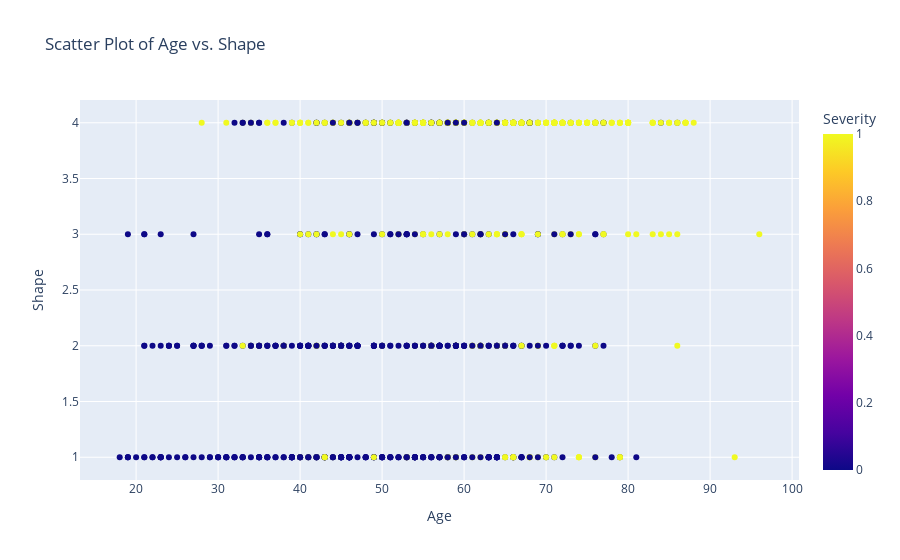
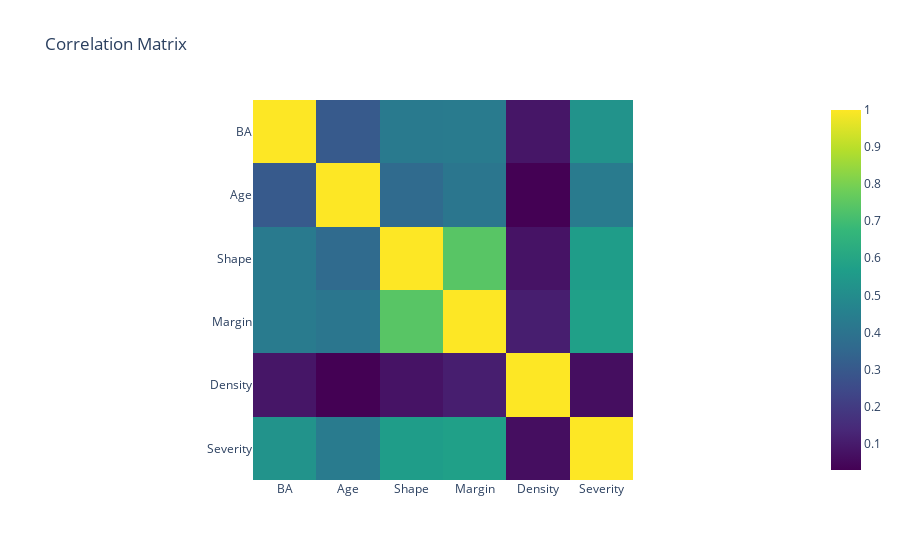
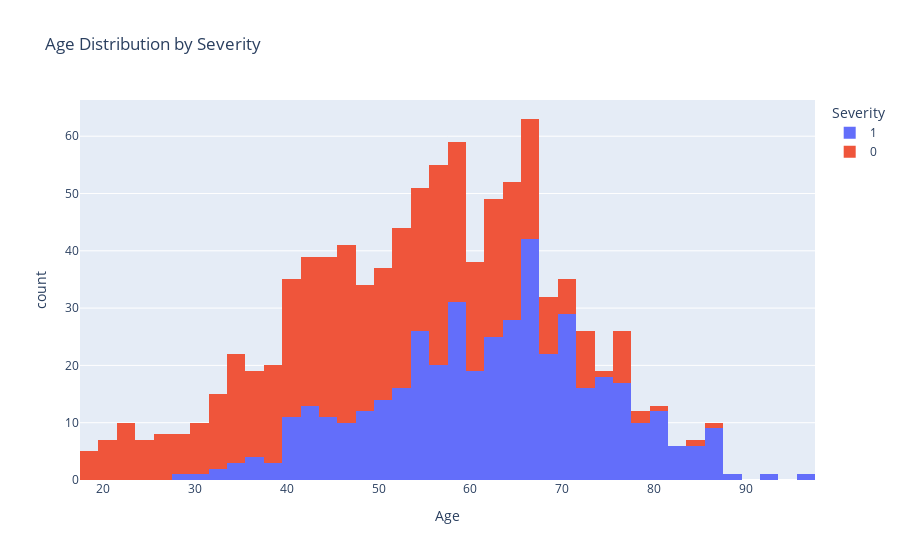

The code cell stored with these charts, in order, in its notebook:
### Code cell
# 1. Scatter Plot
scatter_fig = px.scatter(pd, x='Age', y='Shape', color='Severity', title='Scatter Plot of Age vs. Shape')
scatter_fig.show()

# 2. Heatmap/Correlation Matrix
correlation_matrix = pd.corr()
heatmap_fig = px.imshow(correlation_matrix, color_continuous_scale='Viridis', title='Correlation Matrix')
heatmap_fig.show()

# 3. Distribution Plot
distribution_fig = px.histogram(pd, x='Age', color='Severity', title='Age Distribution by Severity')
distribution_fig.show()

### Figure 1 — Plotly figure (JSON) as saved in the notebook; plotly's stock layout.template omitted (floating-point values rounded to 4 significant figures; data arrays with more than 128 entries replaced by an {"elided": "..."} marker saying what was removed)
{"data": [{"hovertemplate": "Age=%{x}<br>Shape=%{y}<br>Severity=%{marker.color}<extra></extra>", "legendgroup": "", "marker": {"color": {"elided": "961 int values"}, "coloraxis": "coloraxis", "symbol": "circle"}, "mode": "markers", "name": "", "orientation": "v", "showlegend": false, "type": "scatter", "x": {"elided": "961 int values"}, "xaxis": "x", "y": {"elided": "961 int values"}, "yaxis": "y"}], "layout": {"coloraxis": {"colorbar": {"title": {"text": "Severity"}}, "colorscale": [[0, "#0d0887"], [0.1111, "#46039f"], [0.2222, "#7201a8"], [0.3333, "#9c179e"], [0.4444, "#bd3786"], [0.5556, "#d8576b"], [0.6667, "#ed7953"], [0.7778, "#fb9f3a"], [0.8889, "#fdca26"], [1, "#f0f921"]]}, "legend": {"tracegroupgap": 0}, "title": {"text": "Scatter Plot of Age vs. Shape"}, "xaxis": {"anchor": "y", "domain": [0, 1], "title": {"text": "Age"}}, "yaxis": {"anchor": "x", "domain": [0, 1], "title": {"text": "Shape"}}}}

### Figure 2 — Plotly figure (JSON) as saved in the notebook; plotly's stock layout.template omitted (floating-point values rounded to 4 significant figures)
{"data": [{"coloraxis": "coloraxis", "hovertemplate": "x: %{x}<br>y: %{y}<br>color: %{z}<extra></extra>", "name": "0", "type": "heatmap", "x": ["BA", "Age", "Shape", "Margin", "Density", "Severity"], "xaxis": "x", "y": ["BA", "Age", "Shape", "Margin", "Density", "Severity"], "yaxis": "y", "z": [[1, 0.303, 0.4275, 0.4328, 0.08672, 0.5255], [0.303, 1, 0.3641, 0.4114, 0.02895, 0.4321], [0.4275, 0.3641, 1, 0.7422, 0.07867, 0.5633], [0.4328, 0.4114, 0.7422, 1, 0.1094, 0.5749], [0.08672, 0.02895, 0.07867, 0.1094, 1, 0.06401], [0.5255, 0.4321, 0.5633, 0.5749, 0.06401, 1]]}], "layout": {"coloraxis": {"colorscale": [[0, "#440154"], [0.1111, "#482878"], [0.2222, "#3e4989"], [0.3333, "#31688e"], [0.4444, "#26828e"], [0.5556, "#1f9e89"], [0.6667, "#35b779"], [0.7778, "#6ece58"], [0.8889, "#b5de2b"], [1, "#fde725"]]}, "title": {"text": "Correlation Matrix"}, "xaxis": {"anchor": "y", "constrain": "domain", "domain": [0, 1], "scaleanchor": "y"}, "yaxis": {"anchor": "x", "autorange": "reversed", "constrain": "domain", "domain": [0, 1]}}}

### Figure 3 — Plotly figure (JSON) as saved in the notebook; plotly's stock layout.template omitted (floating-point values rounded to 4 significant figures; data arrays with more than 128 entries replaced by an {"elided": "..."} marker saying what was removed)
{"data": [{"alignmentgroup": "True", "bingroup": "x", "hovertemplate": "Severity=1<br>Age=%{x}<br>count=%{y}<extra></extra>", "legendgroup": "1", "marker": {"color": "#636efa", "pattern": {"shape": ""}}, "name": "1", "offsetgroup": "1", "orientation": "v", "showlegend": true, "type": "histogram", "x": {"elided": "445 int values"}, "xaxis": "x", "yaxis": "y"}, {"alignmentgroup": "True", "bingroup": "x", "hovertemplate": "Severity=0<br>Age=%{x}<br>count=%{y}<extra></extra>", "legendgroup": "0", "marker": {"color": "#EF553B", "pattern": {"shape": ""}}, "name": "0", "offsetgroup": "0", "orientation": "v", "showlegend": true, "type": "histogram", "x": {"elided": "516 int values"}, "xaxis": "x", "yaxis": "y"}], "layout": {"barmode": "relative", "legend": {"title": {"text": "Severity"}, "tracegroupgap": 0}, "title": {"text": "Age Distribution by Severity"}, "xaxis": {"anchor": "y", "domain": [0, 1], "title": {"text": "Age"}}, "yaxis": {"anchor": "x", "domain": [0, 1], "title": {"text": "count"}}}}
